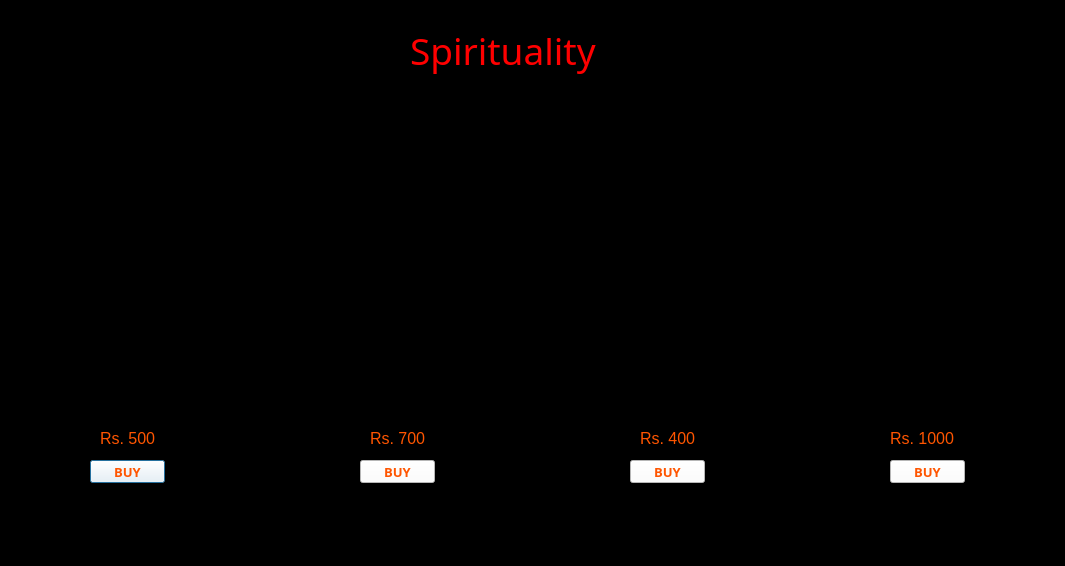
<?xml version="1.0" encoding="UTF-8"?>
<ui version="4.0">
 <class>home</class>
 <widget class="QDialog" name="home">
  <property name="geometry">
   <rect>
    <x>0</x>
    <y>0</y>
    <width>1065</width>
    <height>566</height>
   </rect>
  </property>
  <property name="font">
   <font>
    <pointsize>9</pointsize>
    <italic>true</italic>
   </font>
  </property>
  <property name="windowTitle">
   <string>Dialog</string>
  </property>
  <property name="styleSheet">
   <string notr="true">background-color: rgb(0, 0, 0);</string>
  </property>
  <widget class="QLabel" name="label_2">
   <property name="geometry">
    <rect>
     <x>410</x>
     <y>20</y>
     <width>241</width>
     <height>61</height>
    </rect>
   </property>
   <property name="font">
    <font>
     <family>Lucida Calligraphy</family>
     <pointsize>28</pointsize>
     <weight>50</weight>
     <italic>false</italic>
     <bold>false</bold>
     <underline>false</underline>
     <strikeout>false</strikeout>
     <kerning>false</kerning>
    </font>
   </property>
   <property name="styleSheet">
    <string notr="true">color: rgb(225, 225, 225);
color: rgb(255, 0, 0);
</string>
   </property>
   <property name="text">
    <string>Spirituality</string>
   </property>
  </widget>
  <widget class="QLabel" name="label_6">
   <property name="geometry">
    <rect>
     <x>1010</x>
     <y>100</y>
     <width>71</width>
     <height>161</height>
    </rect>
   </property>
   <property name="text">
    <string/>
   </property>
  </widget>
  <widget class="QLabel" name="label_3">
   <property name="geometry">
    <rect>
     <x>40</x>
     <y>120</y>
     <width>191</width>
     <height>291</height>
    </rect>
   </property>
   <property name="styleSheet">
    <string notr="true">background-image: url(:/newPrefix/spiri/s1.jpg);</string>
   </property>
   <property name="text">
    <string/>
   </property>
   <property name="pixmap">
    <pixmap>spiri/s1.jpg</pixmap>
   </property>
   <property name="scaledContents">
    <bool>true</bool>
   </property>
  </widget>
  <widget class="QLabel" name="label_4">
   <property name="geometry">
    <rect>
     <x>300</x>
     <y>120</y>
     <width>201</width>
     <height>291</height>
    </rect>
   </property>
   <property name="styleSheet">
    <string notr="true">background-image: url(:/newPrefix/spiri/s2.jpg);</string>
   </property>
   <property name="text">
    <string/>
   </property>
   <property name="pixmap">
    <pixmap>spiri/s2.jpg</pixmap>
   </property>
   <property name="scaledContents">
    <bool>true</bool>
   </property>
  </widget>
  <widget class="QLabel" name="label_5">
   <property name="geometry">
    <rect>
     <x>570</x>
     <y>120</y>
     <width>191</width>
     <height>291</height>
    </rect>
   </property>
   <property name="styleSheet">
    <string notr="true">background-image: url(:/newPrefix/spiri/s3.jpg);</string>
   </property>
   <property name="text">
    <string/>
   </property>
   <property name="pixmap">
    <pixmap>spiri/s3.jpg</pixmap>
   </property>
   <property name="scaledContents">
    <bool>true</bool>
   </property>
  </widget>
  <widget class="QLabel" name="label_7">
   <property name="geometry">
    <rect>
     <x>830</x>
     <y>120</y>
     <width>191</width>
     <height>291</height>
    </rect>
   </property>
   <property name="styleSheet">
    <string notr="true">background-image: url(:/newPrefix/spiri/s4.jpg);</string>
   </property>
   <property name="text">
    <string/>
   </property>
   <property name="pixmap">
    <pixmap>spiri/s4.jpg</pixmap>
   </property>
   <property name="scaledContents">
    <bool>true</bool>
   </property>
  </widget>
  <widget class="QLabel" name="label">
   <property name="geometry">
    <rect>
     <x>100</x>
     <y>430</y>
     <width>61</width>
     <height>16</height>
    </rect>
   </property>
   <property name="font">
    <font>
     <pointsize>12</pointsize>
    </font>
   </property>
   <property name="styleSheet">
    <string notr="true">color: rgb(255, 85, 0);</string>
   </property>
   <property name="text">
    <string>Rs. 500</string>
   </property>
  </widget>
  <widget class="QLabel" name="label_8">
   <property name="geometry">
    <rect>
     <x>370</x>
     <y>430</y>
     <width>61</width>
     <height>16</height>
    </rect>
   </property>
   <property name="font">
    <font>
     <pointsize>12</pointsize>
    </font>
   </property>
   <property name="styleSheet">
    <string notr="true">color: rgb(255, 85, 0);</string>
   </property>
   <property name="text">
    <string>Rs. 700</string>
   </property>
  </widget>
  <widget class="QLabel" name="label_9">
   <property name="geometry">
    <rect>
     <x>640</x>
     <y>430</y>
     <width>61</width>
     <height>16</height>
    </rect>
   </property>
   <property name="font">
    <font>
     <pointsize>12</pointsize>
    </font>
   </property>
   <property name="styleSheet">
    <string notr="true">color: rgb(255, 85, 0);</string>
   </property>
   <property name="text">
    <string>Rs. 400</string>
   </property>
  </widget>
  <widget class="QLabel" name="label_10">
   <property name="geometry">
    <rect>
     <x>890</x>
     <y>430</y>
     <width>71</width>
     <height>16</height>
    </rect>
   </property>
   <property name="font">
    <font>
     <pointsize>12</pointsize>
    </font>
   </property>
   <property name="styleSheet">
    <string notr="true">color: rgb(255, 85, 0);</string>
   </property>
   <property name="text">
    <string>Rs. 1000</string>
   </property>
  </widget>
  <widget class="QPushButton" name="buy_btn">
   <property name="geometry">
    <rect>
     <x>90</x>
     <y>460</y>
     <width>75</width>
     <height>23</height>
    </rect>
   </property>
   <property name="font">
    <font>
     <family>Arial Black</family>
     <pointsize>10</pointsize>
     <weight>75</weight>
     <italic>false</italic>
     <bold>true</bold>
    </font>
   </property>
   <property name="styleSheet">
    <string notr="true">color: rgb(255, 85, 0);
background-color: rgb(255, 255, 255);</string>
   </property>
   <property name="text">
    <string>BUY</string>
   </property>
  </widget>
  <widget class="QPushButton" name="buy_btn_2">
   <property name="geometry">
    <rect>
     <x>360</x>
     <y>460</y>
     <width>75</width>
     <height>23</height>
    </rect>
   </property>
   <property name="font">
    <font>
     <family>Arial Black</family>
     <pointsize>10</pointsize>
     <weight>75</weight>
     <bold>true</bold>
    </font>
   </property>
   <property name="styleSheet">
    <string notr="true">color: rgb(255, 85, 0);
background-color: rgb(255, 255, 255);</string>
   </property>
   <property name="text">
    <string>BUY</string>
   </property>
  </widget>
  <widget class="QPushButton" name="buy_btn_3">
   <property name="geometry">
    <rect>
     <x>630</x>
     <y>460</y>
     <width>75</width>
     <height>23</height>
    </rect>
   </property>
   <property name="font">
    <font>
     <family>Arial Black</family>
     <pointsize>10</pointsize>
     <weight>75</weight>
     <italic>false</italic>
     <bold>true</bold>
     <strikeout>false</strikeout>
    </font>
   </property>
   <property name="styleSheet">
    <string notr="true">color: rgb(255, 85, 0);
background-color: rgb(255, 255, 255);</string>
   </property>
   <property name="text">
    <string>BUY</string>
   </property>
  </widget>
  <widget class="QPushButton" name="buy_btn_4">
   <property name="geometry">
    <rect>
     <x>890</x>
     <y>460</y>
     <width>75</width>
     <height>23</height>
    </rect>
   </property>
   <property name="font">
    <font>
     <family>Arial Black</family>
     <pointsize>10</pointsize>
     <weight>75</weight>
     <bold>true</bold>
    </font>
   </property>
   <property name="styleSheet">
    <string notr="true">color: rgb(255, 85, 0);
background-color: rgb(255, 255, 255);</string>
   </property>
   <property name="text">
    <string>BUY</string>
   </property>
  </widget>
 </widget>
 <resources>
  <include location="test1.qrc"/>
 </resources>
 <connections/>
</ui>
